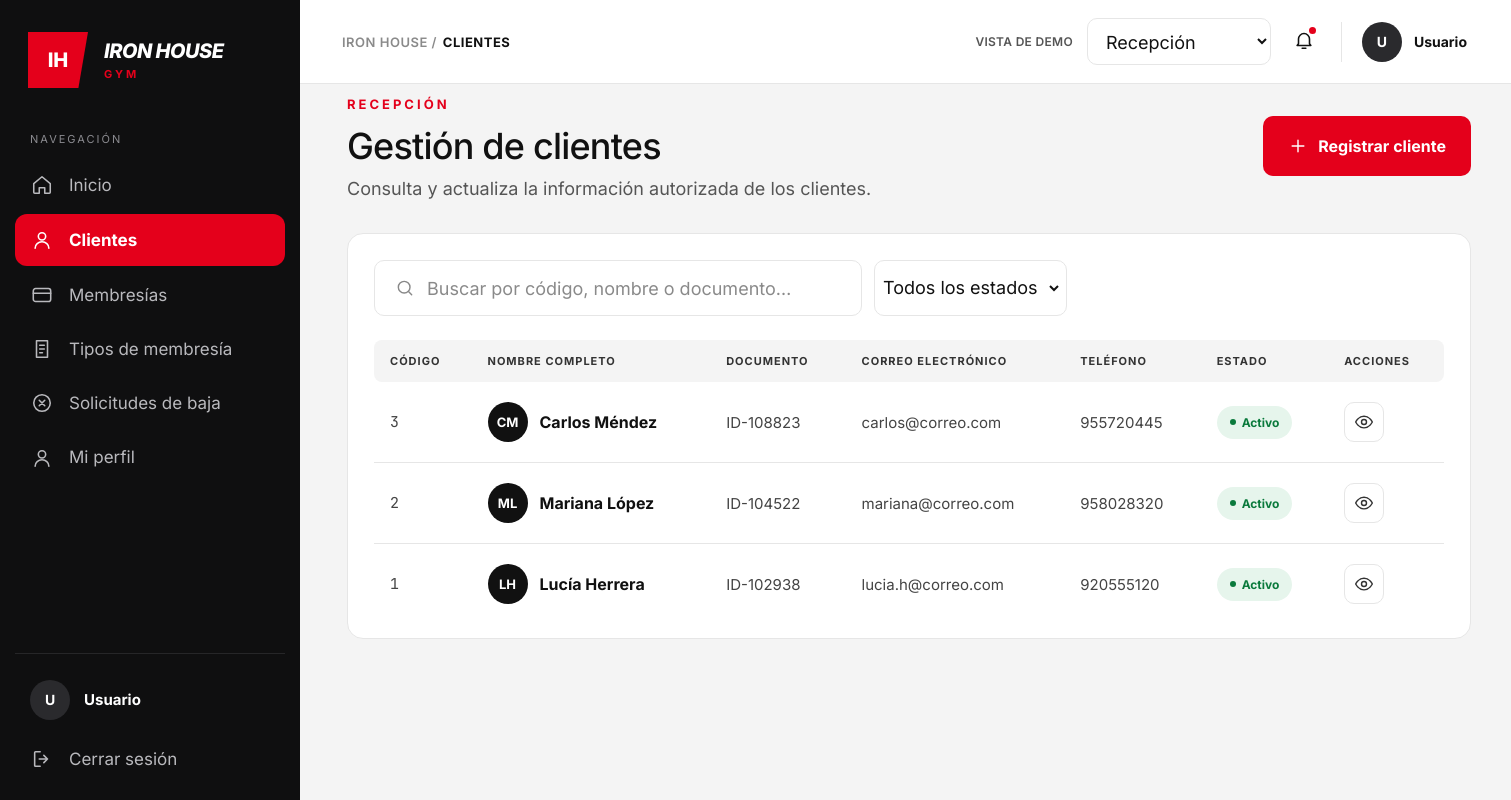
/recep/clientes.php, run on the app's committed database.
### tables this page shows
CREATE TABLE `clientes` (
  `id_cliente` int(11) NOT NULL,
  `nombre` varchar(50) NOT NULL,
  `apellido` varchar(50) NOT NULL,
  `documento` varchar(20) NOT NULL,
  `email` varchar(100) NOT NULL,
  `telefono` varchar(20) DEFAULT NULL,
  `fecha_nacimiento` date DEFAULT NULL,
  `fecha_registro` datetime DEFAULT current_timestamp(),
  `estado` enum('Activo','Inactivo','Suspendido') DEFAULT 'Activo'
);

### recep/clientes.php (the view, shortened to what this page needs)
<?php
require_once __DIR__ . '/helpers.php';
require_once __DIR__ . '/conexion.php';
$usuario = [
    'nombre' => $_SESSION['nombre_completo'] ?? 'Usuario',
    'rol'    => $_SESSION['rol'] ?? ''
];
$paginaActual = 'clientes';
$menu = [
    'inicio'      => ['Inicio',              'home',     'recepcion_panel.php'],
    'clientes'    => ['Clientes',            'user',     'clientes.php'],
    'membresias'  => ['Membresías',          'card',     'membresias.php'],
    'tiposd'       => ['Tipos de membresía',  'doc',      'tipos.php'],
    'solicitudes' => ['Solicitudes de baja', 'x-circle', 'solicitudes.php'],
    'perfil'      => ['Mi perfil',           'user',     'perfil.php'],
];
$q = trim((string)($_GET['q'] ?? ''));
$clientes = [];
$errorDb = '';
try {
    $sql = "SELECT
                id_cliente,
                CONCAT(nombre, ' ', apellido) AS nombre_completo,
                documento,
                email,
                telefono,
                estado
            FROM clientes
            WHERE 1=1";
    $sql .= " ORDER BY id_cliente DESC";
    $stmt = mysqli_prepare($cnx, $sql);
    mysqli_stmt_execute($stmt);
    $resultado = mysqli_stmt_get_result($stmt);
    while ($fila = mysqli_fetch_assoc($resultado)) {
        $clientes[] = $fila;
    }
} catch (Throwable $e) {
    error_log($e->getMessage());
    $errorDb = 'No se pudieron cargar los clientes.';
}
?>
<!DOCTYPE html>
<html lang="es">
<head>
  <link rel="stylesheet" href="css/style.css">
  <link rel="stylesheet" href="css/usuarios.css">
  <link rel="stylesheet" href="css/modal.css">
</head>
<body>
<div class="layout">
  <aside class="sidebar">
    <div class="brand">
      <div class="brand-mark">IH</div>
      <div class="brand-text">
        <span class="brand-name">IRON HOUSE</span>
        <span class="brand-sub">GYM</span>
      </div>
    </div>
    <p class="nav-title">Navegación</p>
    <nav class="nav">
      <?php foreach ($menu as $clave => [$texto, $ico, $url]): ?>
        <a href="<?= e($url) ?>" class="nav-item <?= $clave === $paginaActual ? 'is-active' : '' ?>">
          <?= icono($ico, 22) ?>
          <span><?= e($texto) ?></span>
        </a>
      <?php endforeach; ?>
    </nav>
    <div class="sidebar-footer">
      <div class="sidebar-user">
        <span class="avatar avatar-dark"><?= e(iniciales($usuario['nombre'])) ?></span>
        <div>
          <strong><?= e($usuario['nombre']) ?></strong>
        </div>
      </div>
      <a href="logout.php" class="nav-item" data-abrir-modal="modal-cerrar-sesion">
        <?= icono('logout', 22) ?><span>Cerrar sesión</span>
      </a>
    </div>
  </aside>
  <div class="main">
    <header class="topbar">
      <div class="breadcrumb"><span>IRON HOUSE /</span> <b>CLIENTES</b></div>
      <div class="topbar-right">
        <span class="demo-label">VISTA DE DEMO</span>
        <select class="role-select" aria-label="Rol de la vista de demo" onchange="redirigir(this)">
          <option value="recepcion_panel.php" selected>Recepción</option>
        </select>
        <button class="bell" aria-label="Notificaciones">
          <?= icono('bell', 22) ?><i class="bell-dot"></i>
        </button>
        <div class="user-chip">
          <span class="avatar avatar-dark"><?= e(iniciales($usuario['nombre'])) ?></span>
          <div>
            <strong><?= e($usuario['nombre']) ?></strong>
          </div>
        </div>
      </div>
    </header>
    <main class="content">
      <div class="page-head">
        <div>
          <p class="eyebrow">RECEPCIÓN</p>
          <h1>Gestión de clientes</h1>
          <p class="lead lead-tight">Consulta y actualiza la información autorizada de los clientes.</p>
        </div>
        <button type="button" class="btn btn-red btn-icon" data-abrir-modal="modal-registrar-cliente">
          <?= icono('plus', 20) ?>Registrar cliente
        </button>
      </div>
      <section class="panel panel-table">
        <form method="get" class="toolbar">
          <label class="input input-search">
            <?= icono('search', 20) ?>
            <input type="search" name="q" value="<?= e($q) ?>" placeholder="Buscar por código, nombre o documento…">
          </label>
          <label class="input input-select">
            <select name="estado" onchange="this.form.submit()" aria-label="Filtrar por estado">
              <option value="">Todos los estados</option>
            </select>
          </label>
        </form>
        <div class="table-wrap">
          <table class="table">
            <thead>
              <tr>
                <th>Código</th>
                <th>Nombre completo</th>
                <th>Documento</th>
                <th>Correo electrónico</th>
                <th>Teléfono</th>
                <th>Estado</th>
                <th>Acciones</th>
              </tr>
            </thead>
            <tbody>
            <?php if ($errorDb !== ''): ?>
              <tr>
                <td colspan="7"><?= e($errorDb) ?></td>
              </tr>
            <?php else: ?>
              <?php foreach ($clientes as $u): ?>
                <?php
                $id = (int)$u['id_cliente'];
                $nombreCompleto = (string)$u['nombre_completo'];
                $activo = $u['estado'] === 'Activo';
                ?>
                <tr>
                  <td class="mono">
                    <?= $id ?>
                  </td>
                  <td>
                    <div class="person">
                      <span class="avatar avatar-md">
                        <?= e(iniciales($nombreCompleto)) ?>
                      </span>
                      <strong><?= e($nombreCompleto) ?></strong>
                    </div>
                  </td>
                  <td class="muted-strong">
                    <?= e((string)$u['documento']) ?>
                  </td>
                  <td class="muted-strong">
                    <?= e((string)$u['email']) ?>
                  </td>
                  <td class="muted-strong">
                    <?= e((string)$u['telefono']) ?>
                  </td>
                  <td>
                    <span class="pill <?= $activo ? 'pill-ok' : 'pill-off' ?>">
                      <i></i>
                      <?= $activo ? 'Activo' : 'Inactivo' ?>
                    </span>
                  </td>
                  <td class="text-center">
                    <div class="row-actions">
                      <a href="cliente-ver.php?id=<?= $id ?>"
                        class="icon-btn"
                        title="Ver detalle">
                        <?= icono('eye', 20) ?>
                      </a>
                    </div>
                  </td>
                </tr>
              <?php endforeach; ?>
            <?php endif; ?>
            </tbody>
          </table>
        </div>
      </section>
    </main>
  </div>
</div>
</body>
</html>

### recep/helpers.php
<?php
function e(string $v): string
{
    return htmlspecialchars($v, ENT_QUOTES, 'UTF-8');
}
function iniciales(string $nombre): string
{
    $partes = preg_split('/\s+/', trim($nombre));
    $ini = '';
    foreach (array_slice($partes, 0, 2) as $p) {
        $ini .= mb_strtoupper(mb_substr($p, 0, 1));
    }
    return $ini;
}
function icono(string $nombre, int $size = 20): string
{
    static $paths = [
        'home'     => '<path d="M3 10.5 12 3l9 7.5V20a1 1 0 0 1-1 1h-5v-6H9v6H4a1 1 0 0 1-1-1z"/>',
        'users'    => '<circle cx="9" cy="8" r="3.5"/><path d="M2.5 20c0-3.6 2.9-6 6.5-6s6.5 2.4 6.5 6"/><path d="M16 4.6a3.5 3.5 0 0 1 0 6.8"/><path d="M18 14.3c2.2.7 3.5 2.6 3.5 5.7"/>',
        'user'     => '<circle cx="12" cy="8" r="4"/><path d="M4.5 21c0-4.2 3.4-7 7.5-7s7.5 2.8 7.5 7"/>',
        'card'     => '<rect x="2.5" y="5" width="19" height="14" rx="2.5"/><path d="M2.5 10h19"/>',
        'doc'      => '<path d="M6 3h12v18H6z"/><path d="M9.5 8h5M9.5 12h5M9.5 16h3"/>',
        'dumbbell' => '<path d="M3 8v8M7 5v14M17 5v14M21 8v8M7 12h10"/>',
        'x-circle' => '<circle cx="12" cy="12" r="9"/><path d="m9 9 6 6M15 9l-6 6"/>',
        'shield'   => '<path d="M12 3 4.5 6v5.5c0 4.5 3 8 7.5 9.5 4.5-1.5 7.5-5 7.5-9.5V6z"/><path d="m9 12 2.3 2.3L15.5 10"/>',
        'logout'   => '<path d="M10 4H5a1 1 0 0 0-1 1v14a1 1 0 0 0 1 1h5"/><path d="M14 8l4 4-4 4M18 12H9"/>',
        'bell'     => '<path d="M6 16V11a6 6 0 1 1 12 0v5l1.5 2h-15z"/><path d="M10 21h4"/>',
        'edit'     => '<path d="M4 20h4L19 9a2.1 2.1 0 0 0-3-3L5 17z"/><path d="m14.5 7.5 3 3"/>',
        'power'    => '<path d="M12 3v8"/><path d="M6.3 6.6a8 8 0 1 0 11.4 0"/>',
        'check-circle' => '<circle cx="12" cy="12" r="9"/><path d="m8.5 12.3 2.4 2.4 4.6-5"/>',
        'key'      => '<circle cx="8" cy="15" r="4"/><path d="m11 12 8.5-8.5M16 7l3 3M14 9l2 2"/>',
        'lock'     => '<rect x="5" y="11" width="14" height="10" rx="2.5"/><path d="M8 11V8a4 4 0 0 1 8 0v3"/>',
        'eye-off'  => '<path d="M3 3l18 18"/><path d="M10.6 5.2A9.7 9.7 0 0 1 12 5c6.4 0 10 7 10 7a17 17 0 0 1-3.2 3.9M6.6 6.6A17 17 0 0 0 2 12s3.6 7 10 7a9.6 9.6 0 0 0 4-.9"/><path d="M9.9 9.9a3 3 0 0 0 4.2 4.2"/>',
        'check'    => '<path d="m5 12.5 4.5 4.5L19 7.5"/>',
        'plus'     => '<path d="M12 5v14M5 12h14"/>',
        'eye'      => '<path d="M2 12s3.6-7 10-7 10 7 10 7-3.6 7-10 7S2 12 2 12z"/><circle cx="12" cy="12" r="3"/>',
        'search'   => '<circle cx="11" cy="11" r="7"/><path d="m20 20-3.5-3.5"/>',
        'trend'    => '<path d="m3 17 6-6 4 4 8-8"/><path d="M15 7h6v6"/>',
        'chevron'  => '<path d="m9 6 6 6-6 6"/>',
        'chevron-down' => '<path d="m6 9 6 6 6-6"/>',
    ];
    $p = $paths[$nombre] ?? '';
    return '<svg class="ico" width="' . $size . '" height="' . $size . '" viewBox="0 0 24 24" fill="none" '
         . 'stroke="currentColor" stroke-width="1.7" stroke-linecap="round" stroke-linejoin="round" aria-hidden="true">'
         . $p . '</svg>';
}

### recep/css/usuarios.css (style rules this page uses)
.btn-icon { gap: 10px; padding: 19px 24px; font-size: 16px; }
.panel-table { padding: 26px 26px 14px; }
.toolbar { display: flex; gap: 12px; margin-bottom: 24px; flex-wrap: wrap; }
.toolbar .input { height: 56px; }
.input-search { width: 488px; max-width: 100%; }
.input-select { padding: 0 12px; }
.input-select select { font-size: 18px; padding-right: 8px; }
.table-wrap { overflow-x: auto; }
.table { width: 100%; border-collapse: collapse; min-width: 1060px; }
.table thead th { background: #f4f4f4; text-align: left; font-size: 11px; font-weight: 700; letter-spacing: 1px; text-transform: uppercase; color: #333; padding: 14px 16px; }
.table thead th:first-child { border-radius: 8px 0 0 8px; }
.table thead th:last-child { border-radius: 0 8px 8px 0; }
.table tbody td { padding: 20px 16px; border-bottom: 1px solid var(--line); vertical-align: middle; font-size: 15px; }
.table tbody tr:last-child td { border-bottom: 0; }
.mono { font-family: "JetBrains Mono", ui-monospace, Menlo, Consolas, monospace; font-size: 13px; color: #444; white-space: nowrap; }
.muted-strong { color: #444; }
.person { display: flex; align-items: center; gap: 12px; }
.person strong { font-size: 16px; font-weight: 700; white-space: nowrap; }
.avatar-md { width: 40px; height: 40px; background: #111; font-size: 13px; }
.pill { padding: 9px 13px; font-size: 12px; }
.row-actions { display: flex; align-items: center; gap: 6px; white-space: nowrap; }
.icon-btn { position: relative; width: 40px; height: 40px; display: inline-grid; place-items: center; border: 1px solid var(--line); border-radius: 10px; background: #fff; color: #333; cursor: pointer; font: inherit; padding: 0; transition: background .15s, color .15s, border-color .15s; }

### data on the page
clientes: id_cliente "3", nombreCompleto "CM", nombreCompleto "Carlos Méndez", documento "ID-108823", email "carlos@correo.com", telefono "955720445", estado "Activo", $size 20 (drawn)
clientes: id_cliente "2", nombreCompleto "ML", nombreCompleto "Mariana López", documento "ID-104522", email "mariana@correo.com", telefono "958028320", estado "Activo", $size 20 (drawn)
clientes: id_cliente "1", nombreCompleto "LH", nombreCompleto "Lucía Herrera", documento "ID-102938", email "lucia.h@correo.com", telefono "920555120", estado "Activo", $size 20 (drawn)

### other printed values
$texto "Inicio"
$texto "Clientes"
$texto "Membresías"
$texto "Tipos de membresía"
$texto "Solicitudes de baja"
$texto "Mi perfil"
iniciales($usuario['nombre']) "U"
$usuario['nombre'] "Usuario"
